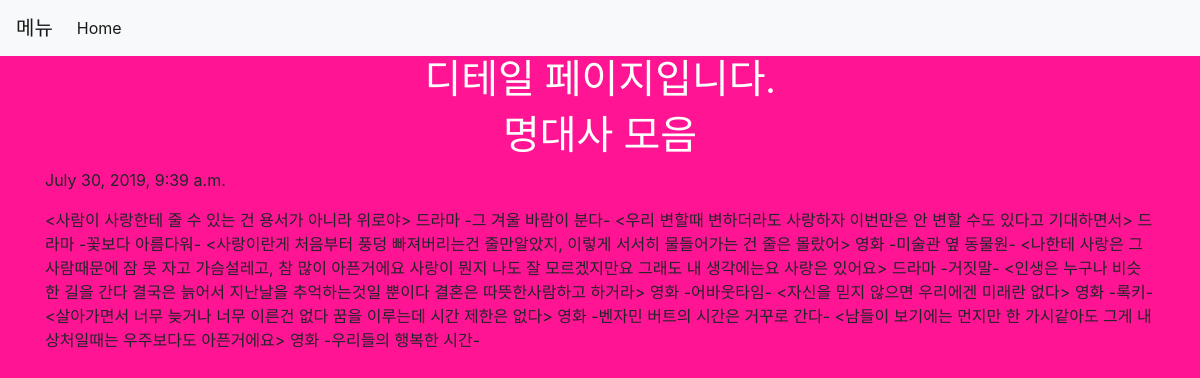
Page /blog/3 on the committed database.
### blog/models.py (models this page shows, shortened)
class Blog(models.Model):
    title=models.CharField(max_length=200)
    pub_date = models.DateTimeField('date published')
    body = models.TextField()

### blog/views.py (the view)
# urls.py: path('blog/<int:blog_id>',blog.views.detail,name="detail"),
def detail(request,blog_id):
    details=get_object_or_404(Blog,pk = blog_id)
    return render(request,'detail.html',{'details':details})

### blog/templates/detail.html (shortened to what this page needs)
<html>
    <head>
            <link rel="stylesheet" href="https://stackpath.bootstrapcdn.com/bootstrap/4.3.1/css/bootstrap.min.css">
    </head>
    <body>
            <nav class="navbar navbar-expand-lg navbar-light bg-light">
                    <a class="navbar-brand" href="#">메뉴</a>
                    <div class="collapse navbar-collapse" id="navbarNavAltMarkup">
                      <div class="navbar-nav">
                        <a class="nav-item nav-link active" href="#">Home <span class="sr-only">(current)</span></a>
                      </div>
                    </div>
                  </nav>
    <div class="container">
        <h1>디테일 페이지입니다.</h1>
        <h1>{{details.title}}</h1>
        <p>{{details.pub_date}}</p>
        <p>{{details.body}}</p>
    </div>
    </body>

### blog/templates/detail.html (style rules this page uses)
body { background-color:deeppink }
h1 { text-align: center; color: rgb(255, 255, 255); font-family: 'Song Myung', serif; }

### rows in the picture
Blog: title "명대사 모음", pub_date "July 30, 2019, 9:39 a.m.", body "<사람이 사랑한테 줄 수 있는 건 용서가 아니라 위로야> 드라마 -그 겨울 바람이 분다- <우리 변할때 변하더라도 사랑하자 이번만은 안 변할 수도 있다고 기대하면서> 드라마 -꽃보다 아름다워- <사랑이란게 처음부터 풍덩 빠져버리는건 줄만알았지, 이렇게 서서히 물들어가는 건 줄은 몰랐어> 영화 -미술관 옆 동물원- <나한테 사랑은 그 사람때문에 잠 못 자고 가슴설레고, 참 많이 아픈거에요 사랑이 뭔지 나도 잘 모르겠지만요 그래도 내 생각에는요 사랑은 있어요> 드라마 -거짓말- <인생은 누구나 비슷한 길을 간다 결국은 늙어서 지난날을 추억하는것일 뿐이다 결혼은 따뜻한사람하고 하거라> 영화 -어바웃타임- <자신을 믿지 않으면 우리에겐 미래란 없다> 영화 -록키- <살아가면서 너무 늦거나 너무 이른건 없다 꿈을 이루는데 시간 제한은 없다> 영화 -벤자민 버트의 시간은 거꾸로 간다- <남들이 보기에는 먼지만 한 가시같아도 그게 내 상처일때는 우주보다도 아픈거에요> 영화 -우리들의 행복한 시간-"
